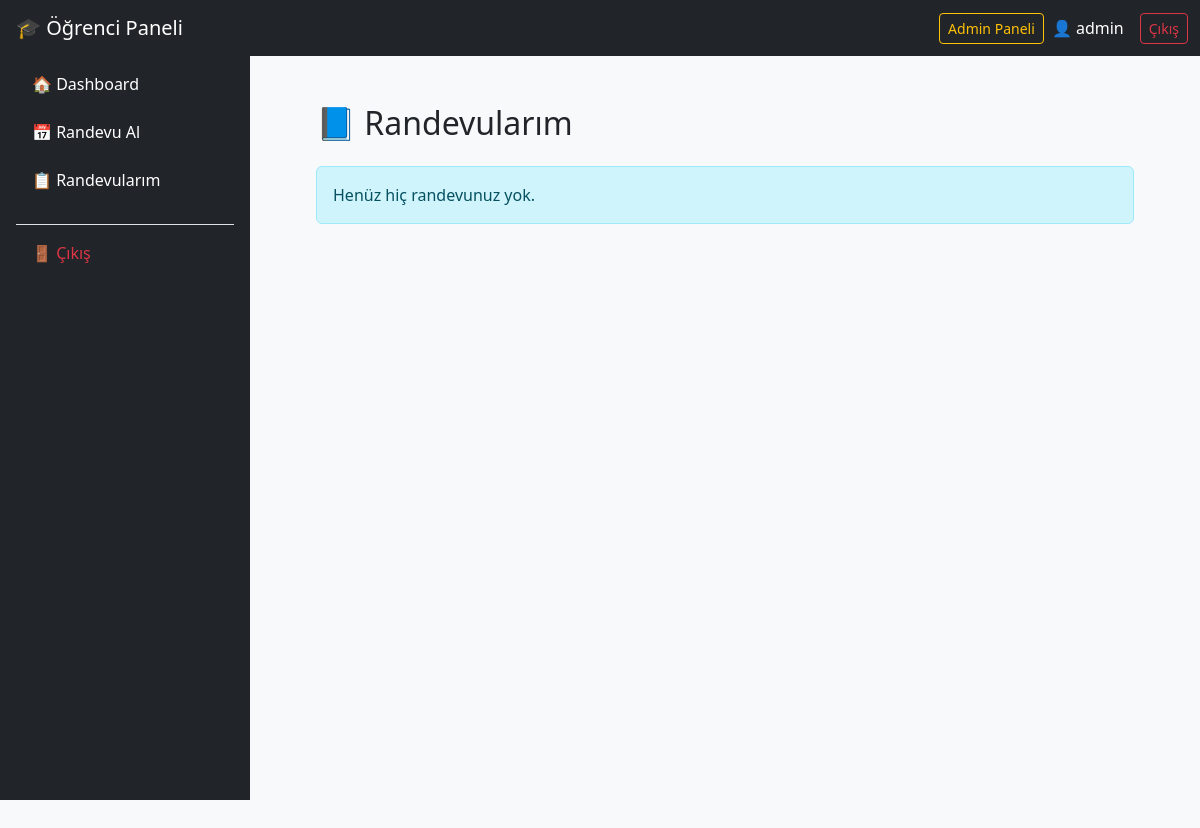
Before: /appointments/my/ (signed in) with the older database file.
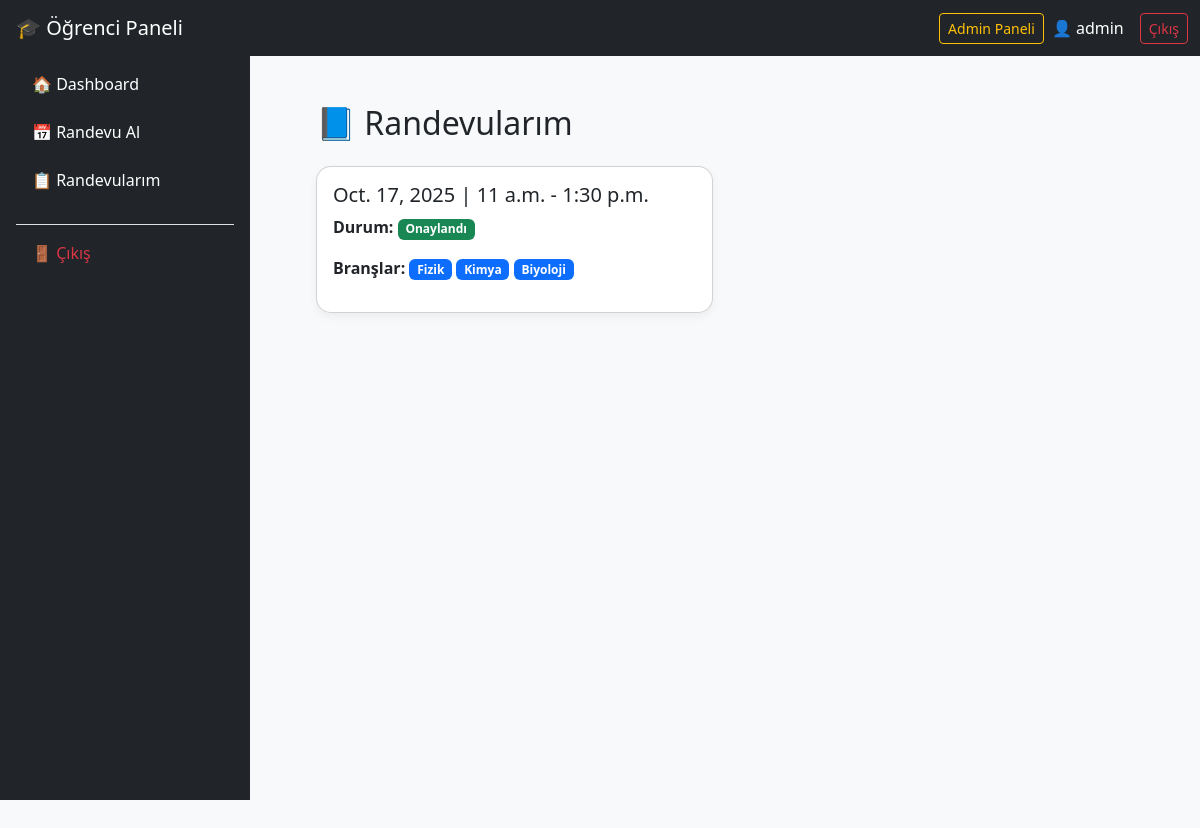
After: the same page with the newer database file.
### appointments/models.py (models this page shows, shortened)
class Appointment(models.Model):
    availability = models.ForeignKey(
        Availability,
        on_delete=models.CASCADE,
        related_name='appointments'
    )
    student = models.ForeignKey(
        User,
        on_delete=models.CASCADE,
        limit_choices_to={'role__name': 'Student'},
        related_name='appointments'
    )
    branches = models.ManyToManyField(Branch)
    status = models.CharField(max_length=20, choices=[
        ('approved', 'Approved'),
        ('cancelled', 'Cancelled'),
        ('no_show', 'No Show'),
        ], default='approved')
    cancelled_by = models.ForeignKey(
        User,
        on_delete=models.SET_NULL,
        null=True,
        blank=True,
        related_name='cancelled_appointments'
    )
    cancel_reason = models.TextField(blank=True, null=True)

class Availability(models.Model):
    admin = models.ForeignKey(
        User,
        on_delete=models.CASCADE,
        limit_choices_to={'role__name': 'Admin'},
        related_name='availabilities'
    )
    date = models.DateField()
    start_time = models.TimeField()
    end_time = models.TimeField()
    quota = models.PositiveIntegerField()
    note = models.TextField(blank=True, null=True)

class Branch(models.Model):
    name = models.CharField(max_length=100)

### appointments/views.py (the view)
# urls.py: path('my/', views.my_appointments, name='my_appointments'),
@login_required
def my_appointments(request):
    appointments = (
        Appointment.objects
        .filter(student=request.user)
        .select_related('availability')
        .prefetch_related('branches')
    )
    return render(request, 'appointments/my_appointments.html', {
        'appointments': appointments
    })

### appointments/templates/appointments/my_appointments.html (shortened to what this page needs)
{% extends 'appointments/base_student.html' %}
{% block student_content %}
<h2 class="mb-4">📘 Randevularım</h2>
{% if appointments %}
<div class="row">
    {% for appt in appointments %}
    <div class="col-md-6 mb-4">
        <div class="card p-3">
            <h5>{{ appt.availability.date }} | {{ appt.availability.start_time }} - {{ appt.availability.end_time }}</h5>
            <p><strong>Durum:</strong>
                {% if appt.status == 'approved' %}
                <span class="badge bg-success">Onaylandı</span>
                {% elif appt.status == 'cancelled' %}
                <span class="badge bg-danger">İptal Edildi</span>
                {% else %}
                <span class="badge bg-secondary">Gelmedi</span>
                {% endif %}
            </p>
            <p><strong>Branşlar:</strong>
                {% for b in appt.branches.all %}
                <span class="badge bg-primary">{{ b.name }}</span>
                {% empty %}
                Yok
                {% endfor %}
            </p>
        </div>
    </div>
    {% endfor %}
</div>
{% else %}
<div class="alert alert-info">Henüz hiç randevunuz yok.</div>
{% endif %}
{% endblock %}

Changed rows visible on the page:
added Appointment: availability "Oct. 17, 2025", availability.start_time "11 a.m.", availability.end_time "1:30 p.m.", status "Onaylandı"
added Branch: name "Fizik"
added Branch: name "Kimya"
added Branch: name "Biyoloji"
Other visible differences:
text no longer shown: "Henüz hiç randevunuz yok."
